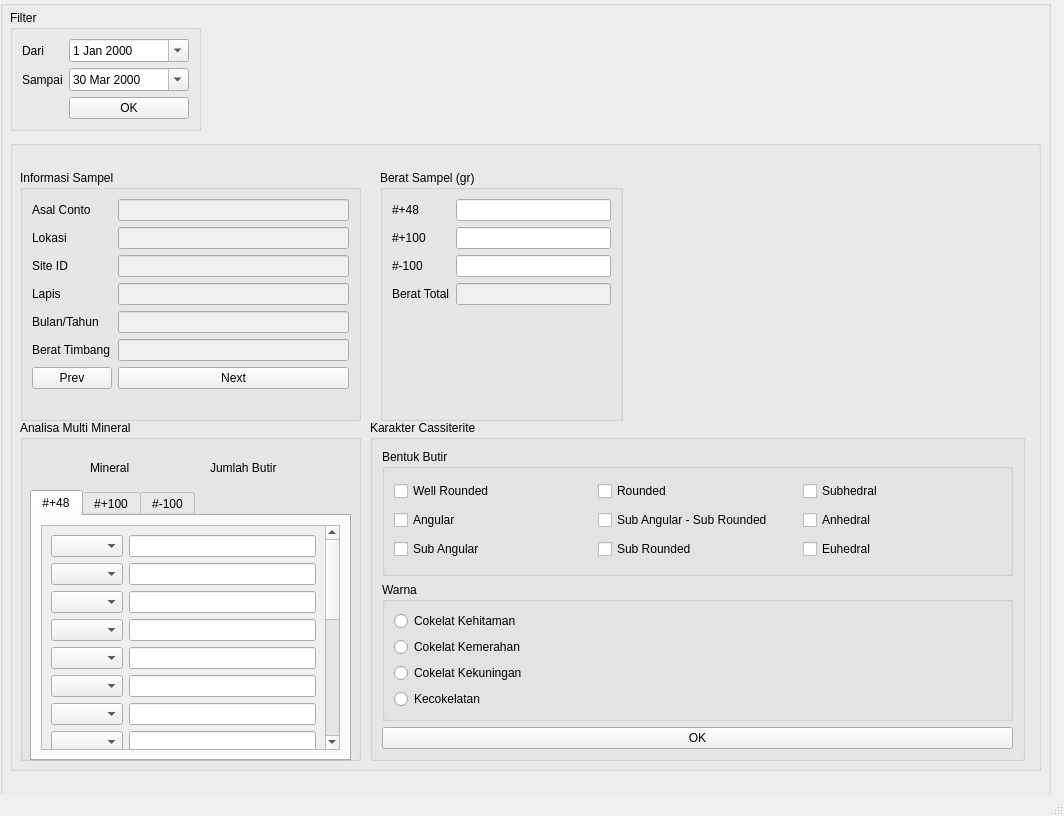
<?xml version="1.0" encoding="UTF-8"?>
<ui version="4.0">
 <class>MainWindow</class>
 <widget class="QMainWindow" name="MainWindow">
  <property name="geometry">
   <rect>
    <x>0</x>
    <y>0</y>
    <width>1064</width>
    <height>816</height>
   </rect>
  </property>
  <property name="windowTitle">
   <string>MainWindow</string>
  </property>
  <widget class="QWidget" name="centralwidget">
   <widget class="QGroupBox" name="groupBox">
    <property name="geometry">
     <rect>
      <x>0</x>
      <y>0</y>
      <width>1051</width>
      <height>831</height>
     </rect>
    </property>
    <property name="title">
     <string/>
    </property>
    <widget class="QGroupBox" name="mainGroup">
     <property name="geometry">
      <rect>
       <x>10</x>
       <y>140</y>
       <width>1031</width>
       <height>631</height>
      </rect>
     </property>
     <property name="title">
      <string/>
     </property>
     <widget class="QGroupBox" name="groupBox_karakter">
      <property name="geometry">
       <rect>
        <x>360</x>
        <y>280</y>
        <width>655</width>
        <height>341</height>
       </rect>
      </property>
      <property name="title">
       <string>Karakter Cassiterite</string>
      </property>
      <layout class="QVBoxLayout" name="verticalLayout">
       <item>
        <widget class="QGroupBox" name="groupBox_bentuk">
         <property name="title">
          <string>Bentuk Butir</string>
         </property>
         <layout class="QGridLayout" name="gridLayout">
          <item row="1" column="2">
           <widget class="QCheckBox" name="cbSASR">
            <property name="text">
             <string>Sub Angular - Sub Rounded</string>
            </property>
           </widget>
          </item>
          <item row="1" column="1">
           <widget class="QCheckBox" name="cbA">
            <property name="text">
             <string>Angular</string>
            </property>
           </widget>
          </item>
          <item row="0" column="2">
           <widget class="QCheckBox" name="cbR">
            <property name="text">
             <string>Rounded</string>
            </property>
           </widget>
          </item>
          <item row="0" column="1">
           <widget class="QCheckBox" name="cbWR">
            <property name="text">
             <string>Well Rounded</string>
            </property>
           </widget>
          </item>
          <item row="2" column="1">
           <widget class="QCheckBox" name="cbSA">
            <property name="text">
             <string>Sub Angular</string>
            </property>
           </widget>
          </item>
          <item row="2" column="2">
           <widget class="QCheckBox" name="cbSR">
            <property name="text">
             <string>Sub Rounded</string>
            </property>
           </widget>
          </item>
          <item row="0" column="3">
           <widget class="QCheckBox" name="cbSH">
            <property name="text">
             <string>Subhedral</string>
            </property>
           </widget>
          </item>
          <item row="1" column="3">
           <widget class="QCheckBox" name="cbAH">
            <property name="text">
             <string>Anhedral</string>
            </property>
           </widget>
          </item>
          <item row="2" column="3">
           <widget class="QCheckBox" name="cbE">
            <property name="text">
             <string>Euhedral</string>
            </property>
           </widget>
          </item>
         </layout>
        </widget>
       </item>
       <item>
        <widget class="QGroupBox" name="groupBox_warna">
         <property name="title">
          <string>Warna</string>
         </property>
         <layout class="QVBoxLayout" name="verticalLayout_2">
          <item>
           <widget class="QRadioButton" name="rbCH">
            <property name="text">
             <string>Cokelat Kehitaman</string>
            </property>
           </widget>
          </item>
          <item>
           <widget class="QRadioButton" name="rbCM">
            <property name="text">
             <string>Cokelat Kemerahan</string>
            </property>
           </widget>
          </item>
          <item>
           <widget class="QRadioButton" name="rbCK">
            <property name="text">
             <string>Cokelat Kekuningan</string>
            </property>
           </widget>
          </item>
          <item>
           <widget class="QRadioButton" name="rbC">
            <property name="text">
             <string>Kecokelatan</string>
            </property>
           </widget>
          </item>
         </layout>
        </widget>
       </item>
       <item>
        <widget class="QPushButton" name="btnOk">
         <property name="text">
          <string>OK</string>
         </property>
        </widget>
       </item>
      </layout>
     </widget>
     <widget class="QGroupBox" name="groupBox_berat">
      <property name="geometry">
       <rect>
        <x>370</x>
        <y>30</y>
        <width>243</width>
        <height>251</height>
       </rect>
      </property>
      <property name="title">
       <string>Berat Sampel (gr)</string>
      </property>
      <layout class="QFormLayout" name="formLayout_2">
       <item row="0" column="0">
        <widget class="QLabel" name="label_7">
         <property name="text">
          <string>#+48</string>
         </property>
        </widget>
       </item>
       <item row="0" column="1">
        <widget class="QLineEdit" name="txtBrtP48"/>
       </item>
       <item row="1" column="0">
        <widget class="QLabel" name="label_8">
         <property name="text">
          <string>#+100</string>
         </property>
        </widget>
       </item>
       <item row="1" column="1">
        <widget class="QLineEdit" name="txtBrtP100"/>
       </item>
       <item row="2" column="0">
        <widget class="QLabel" name="label_9">
         <property name="text">
          <string>#-100</string>
         </property>
        </widget>
       </item>
       <item row="2" column="1">
        <widget class="QLineEdit" name="txtBrtM100"/>
       </item>
       <item row="3" column="0">
        <widget class="QLabel" name="label_10">
         <property name="text">
          <string>Berat Total</string>
         </property>
        </widget>
       </item>
       <item row="3" column="1">
        <widget class="QLineEdit" name="txtTotBrt">
         <property name="enabled">
          <bool>false</bool>
         </property>
        </widget>
       </item>
       <item row="4" column="0" colspan="2">
        <widget class="QLabel" name="validation">
         <property name="text">
          <string/>
         </property>
         <property name="alignment">
          <set>Qt::AlignCenter</set>
         </property>
        </widget>
       </item>
      </layout>
     </widget>
     <widget class="QGroupBox" name="groupBox_mineral">
      <property name="geometry">
       <rect>
        <x>10</x>
        <y>280</y>
        <width>341</width>
        <height>341</height>
       </rect>
      </property>
      <property name="title">
       <string>Analisa Multi Mineral</string>
      </property>
      <widget class="QLabel" name="label_mineral">
       <property name="geometry">
        <rect>
         <x>70</x>
         <y>40</y>
         <width>44</width>
         <height>16</height>
        </rect>
       </property>
       <property name="text">
        <string>Mineral</string>
       </property>
       <property name="textFormat">
        <enum>Qt::AutoText</enum>
       </property>
      </widget>
      <widget class="QLabel" name="label_jml">
       <property name="geometry">
        <rect>
         <x>190</x>
         <y>40</y>
         <width>75</width>
         <height>16</height>
        </rect>
       </property>
       <property name="text">
        <string>Jumlah Butir</string>
       </property>
      </widget>
      <widget class="QTabWidget" name="tabMineral">
       <property name="geometry">
        <rect>
         <x>10</x>
         <y>70</y>
         <width>321</width>
         <height>271</height>
        </rect>
       </property>
       <property name="currentIndex">
        <number>0</number>
       </property>
       <widget class="QWidget" name="tab_P48">
        <attribute name="title">
         <string>#+48</string>
        </attribute>
        <layout class="QGridLayout" name="gridLayout_2">
         <item row="0" column="0">
          <widget class="QScrollArea" name="scrollArea_P48">
           <property name="widgetResizable">
            <bool>true</bool>
           </property>
           <widget class="QWidget" name="scrollAreaWidgetContents">
            <property name="geometry">
             <rect>
              <x>0</x>
              <y>0</y>
              <width>278</width>
              <height>550</height>
             </rect>
            </property>
            <layout class="QFormLayout" name="formLayout_5">
             <item row="0" column="0">
              <widget class="QComboBox" name="cbM1_P48"/>
             </item>
             <item row="0" column="1">
              <widget class="QLineEdit" name="leM01_P48"/>
             </item>
             <item row="1" column="0">
              <widget class="QComboBox" name="cbM2_P48"/>
             </item>
             <item row="1" column="1">
              <widget class="QLineEdit" name="leM02_P48"/>
             </item>
             <item row="2" column="0">
              <widget class="QComboBox" name="cbM3_P48"/>
             </item>
             <item row="2" column="1">
              <widget class="QLineEdit" name="leM03_P48"/>
             </item>
             <item row="4" column="0">
              <widget class="QComboBox" name="cbM4_P48"/>
             </item>
             <item row="4" column="1">
              <widget class="QLineEdit" name="leM04_P48"/>
             </item>
             <item row="5" column="0">
              <widget class="QComboBox" name="cbM5_P48"/>
             </item>
             <item row="5" column="1">
              <widget class="QLineEdit" name="leM05_P48"/>
             </item>
             <item row="6" column="1">
              <widget class="QLineEdit" name="leM06_P48"/>
             </item>
             <item row="7" column="0">
              <widget class="QComboBox" name="cbM7_P48"/>
             </item>
             <item row="7" column="1">
              <widget class="QLineEdit" name="leM07_P48"/>
             </item>
             <item row="8" column="0">
              <widget class="QComboBox" name="cbM8_P48"/>
             </item>
             <item row="8" column="1">
              <widget class="QLineEdit" name="leM08_P48"/>
             </item>
             <item row="9" column="0">
              <widget class="QComboBox" name="cbM9_P48"/>
             </item>
             <item row="9" column="1">
              <widget class="QLineEdit" name="leM09_P48"/>
             </item>
             <item row="10" column="0">
              <widget class="QComboBox" name="cbM10_P48"/>
             </item>
             <item row="10" column="1">
              <widget class="QLineEdit" name="leM10_P48"/>
             </item>
             <item row="11" column="0">
              <widget class="QComboBox" name="cbM11_P48"/>
             </item>
             <item row="11" column="1">
              <widget class="QLineEdit" name="leM11_P48"/>
             </item>
             <item row="12" column="0">
              <widget class="QComboBox" name="cbM12_P48"/>
             </item>
             <item row="12" column="1">
              <widget class="QLineEdit" name="leM12_P48"/>
             </item>
             <item row="13" column="0">
              <widget class="QComboBox" name="cbM13_P48"/>
             </item>
             <item row="13" column="1">
              <widget class="QLineEdit" name="leM13_P48"/>
             </item>
             <item row="14" column="0">
              <widget class="QComboBox" name="cbM14_P48"/>
             </item>
             <item row="14" column="1">
              <widget class="QLineEdit" name="leM14_P48"/>
             </item>
             <item row="15" column="0">
              <widget class="QComboBox" name="cbM15_P48"/>
             </item>
             <item row="15" column="1">
              <widget class="QLineEdit" name="leM15_P48"/>
             </item>
             <item row="16" column="0">
              <widget class="QComboBox" name="cbM16_P48"/>
             </item>
             <item row="16" column="1">
              <widget class="QLineEdit" name="leM16_P48"/>
             </item>
             <item row="17" column="0">
              <widget class="QComboBox" name="cbM17_P48"/>
             </item>
             <item row="17" column="1">
              <widget class="QLineEdit" name="leM17_P48"/>
             </item>
             <item row="18" column="0">
              <widget class="QComboBox" name="cbM18_P48"/>
             </item>
             <item row="18" column="1">
              <widget class="QLineEdit" name="leM18_P48"/>
             </item>
             <item row="19" column="0">
              <widget class="QComboBox" name="cbM19_P48"/>
             </item>
             <item row="19" column="1">
              <widget class="QLineEdit" name="leM19_P48"/>
             </item>
             <item row="6" column="0">
              <widget class="QComboBox" name="cbM6_P48"/>
             </item>
            </layout>
           </widget>
          </widget>
         </item>
        </layout>
       </widget>
       <widget class="QWidget" name="tab_P100">
        <attribute name="title">
         <string>#+100</string>
        </attribute>
        <layout class="QGridLayout" name="gridLayout_3">
         <item row="0" column="0">
          <widget class="QScrollArea" name="scrollArea_P100">
           <property name="widgetResizable">
            <bool>true</bool>
           </property>
           <widget class="QWidget" name="scrollAreaWidgetContents_2">
            <property name="geometry">
             <rect>
              <x>0</x>
              <y>0</y>
              <width>278</width>
              <height>550</height>
             </rect>
            </property>
            <layout class="QFormLayout" name="formLayout_6">
             <item row="0" column="0">
              <widget class="QComboBox" name="cbM1_P100"/>
             </item>
             <item row="0" column="1">
              <widget class="QLineEdit" name="leM01_P100"/>
             </item>
             <item row="1" column="0">
              <widget class="QComboBox" name="cbM2_P100"/>
             </item>
             <item row="1" column="1">
              <widget class="QLineEdit" name="leM02_P100"/>
             </item>
             <item row="2" column="0">
              <widget class="QComboBox" name="cbM3_P100"/>
             </item>
             <item row="2" column="1">
              <widget class="QLineEdit" name="leM03_P100"/>
             </item>
             <item row="4" column="0">
              <widget class="QComboBox" name="cbM4_P100"/>
             </item>
             <item row="4" column="1">
              <widget class="QLineEdit" name="leM04_P100"/>
             </item>
             <item row="5" column="0">
              <widget class="QComboBox" name="cbM5_P100"/>
             </item>
             <item row="5" column="1">
              <widget class="QLineEdit" name="leM05_P100"/>
             </item>
             <item row="6" column="1">
              <widget class="QLineEdit" name="leM06_P100"/>
             </item>
             <item row="7" column="0">
              <widget class="QComboBox" name="cbM7_P100"/>
             </item>
             <item row="7" column="1">
              <widget class="QLineEdit" name="leM07_P100"/>
             </item>
             <item row="8" column="0">
              <widget class="QComboBox" name="cbM8_P100"/>
             </item>
             <item row="8" column="1">
              <widget class="QLineEdit" name="leM08_P100"/>
             </item>
             <item row="9" column="0">
              <widget class="QComboBox" name="cbM9_P100"/>
             </item>
             <item row="9" column="1">
              <widget class="QLineEdit" name="leM09_P100"/>
             </item>
             <item row="10" column="0">
              <widget class="QComboBox" name="cbM10_P100"/>
             </item>
             <item row="10" column="1">
              <widget class="QLineEdit" name="leM10_P100"/>
             </item>
             <item row="11" column="0">
              <widget class="QComboBox" name="cbM11_P100"/>
             </item>
             <item row="11" column="1">
              <widget class="QLineEdit" name="leM11_P100"/>
             </item>
             <item row="12" column="0">
              <widget class="QComboBox" name="cbM12_P100"/>
             </item>
             <item row="12" column="1">
              <widget class="QLineEdit" name="leM12_P100"/>
             </item>
             <item row="13" column="0">
              <widget class="QComboBox" name="cbM13_P100"/>
             </item>
             <item row="13" column="1">
              <widget class="QLineEdit" name="leM13_P100"/>
             </item>
             <item row="14" column="0">
              <widget class="QComboBox" name="cbM14_P100"/>
             </item>
             <item row="14" column="1">
              <widget class="QLineEdit" name="leM14_P100"/>
             </item>
             <item row="15" column="0">
              <widget class="QComboBox" name="cbM15_P100"/>
             </item>
             <item row="15" column="1">
              <widget class="QLineEdit" name="leM15_P100"/>
             </item>
             <item row="16" column="0">
              <widget class="QComboBox" name="cbM16_P100"/>
             </item>
             <item row="16" column="1">
              <widget class="QLineEdit" name="leM16_P100"/>
             </item>
             <item row="17" column="0">
              <widget class="QComboBox" name="cbM17_P100"/>
             </item>
             <item row="17" column="1">
              <widget class="QLineEdit" name="leM17_P100"/>
             </item>
             <item row="18" column="0">
              <widget class="QComboBox" name="cbM18_P100"/>
             </item>
             <item row="18" column="1">
              <widget class="QLineEdit" name="leM18_P100"/>
             </item>
             <item row="19" column="0">
              <widget class="QComboBox" name="cbM19_P100"/>
             </item>
             <item row="19" column="1">
              <widget class="QLineEdit" name="leM19_P100"/>
             </item>
             <item row="6" column="0">
              <widget class="QComboBox" name="cbM6_P100"/>
             </item>
            </layout>
           </widget>
          </widget>
         </item>
        </layout>
       </widget>
       <widget class="QWidget" name="tab_M100">
        <attribute name="title">
         <string>#-100</string>
        </attribute>
        <layout class="QGridLayout" name="gridLayout_4">
         <item row="0" column="0">
          <widget class="QScrollArea" name="scrollArea_M100">
           <property name="widgetResizable">
            <bool>true</bool>
           </property>
           <widget class="QWidget" name="scrollAreaWidgetContents_3">
            <property name="geometry">
             <rect>
              <x>0</x>
              <y>0</y>
              <width>278</width>
              <height>550</height>
             </rect>
            </property>
            <layout class="QFormLayout" name="formLayout_7">
             <item row="0" column="0">
              <widget class="QComboBox" name="cbM1_M100"/>
             </item>
             <item row="0" column="1">
              <widget class="QLineEdit" name="leM01_M100"/>
             </item>
             <item row="1" column="0">
              <widget class="QComboBox" name="cbM2_M100"/>
             </item>
             <item row="1" column="1">
              <widget class="QLineEdit" name="leM02_M100"/>
             </item>
             <item row="2" column="0">
              <widget class="QComboBox" name="cbM3_M100"/>
             </item>
             <item row="2" column="1">
              <widget class="QLineEdit" name="leM03_M100"/>
             </item>
             <item row="4" column="0">
              <widget class="QComboBox" name="cbM4_M100"/>
             </item>
             <item row="4" column="1">
              <widget class="QLineEdit" name="leM04_M100"/>
             </item>
             <item row="5" column="0">
              <widget class="QComboBox" name="cbM5_M100"/>
             </item>
             <item row="5" column="1">
              <widget class="QLineEdit" name="leM05_M100"/>
             </item>
             <item row="6" column="1">
              <widget class="QLineEdit" name="leM06_M100"/>
             </item>
             <item row="7" column="0">
              <widget class="QComboBox" name="cbM7_M100"/>
             </item>
             <item row="7" column="1">
              <widget class="QLineEdit" name="leM07_M100"/>
             </item>
             <item row="8" column="0">
              <widget class="QComboBox" name="cbM8_M100"/>
             </item>
             <item row="8" column="1">
              <widget class="QLineEdit" name="leM08_M100"/>
             </item>
             <item row="9" column="0">
              <widget class="QComboBox" name="cbM9_M100"/>
             </item>
             <item row="9" column="1">
              <widget class="QLineEdit" name="leM09_M100"/>
             </item>
             <item row="10" column="0">
              <widget class="QComboBox" name="cbM10_M100"/>
             </item>
             <item row="10" column="1">
              <widget class="QLineEdit" name="leM10_M100"/>
             </item>
             <item row="11" column="0">
              <widget class="QComboBox" name="cbM11_M100"/>
             </item>
             <item row="11" column="1">
              <widget class="QLineEdit" name="leM11_M100"/>
             </item>
             <item row="12" column="0">
              <widget class="QComboBox" name="cbM12_M100"/>
             </item>
             <item row="12" column="1">
              <widget class="QLineEdit" name="leM12_M100"/>
             </item>
             <item row="13" column="0">
              <widget class="QComboBox" name="cbM13_M100"/>
             </item>
             <item row="13" column="1">
              <widget class="QLineEdit" name="leM13_M100"/>
             </item>
             <item row="14" column="0">
              <widget class="QComboBox" name="cbM14_M100"/>
             </item>
             <item row="14" column="1">
              <widget class="QLineEdit" name="leM14_M100"/>
             </item>
             <item row="15" column="0">
              <widget class="QComboBox" name="cbM15_M100"/>
             </item>
             <item row="15" column="1">
              <widget class="QLineEdit" name="leM15_M100"/>
             </item>
             <item row="16" column="0">
              <widget class="QComboBox" name="cbM16_M100"/>
             </item>
             <item row="16" column="1">
              <widget class="QLineEdit" name="leM16_M100"/>
             </item>
             <item row="17" column="0">
              <widget class="QComboBox" name="cbM17_M100"/>
             </item>
             <item row="17" column="1">
              <widget class="QLineEdit" name="leM17_M100"/>
             </item>
             <item row="18" column="0">
              <widget class="QComboBox" name="cbM18_M100"/>
             </item>
             <item row="18" column="1">
              <widget class="QLineEdit" name="leM18_M100"/>
             </item>
             <item row="19" column="0">
              <widget class="QComboBox" name="cbM19_M100"/>
             </item>
             <item row="19" column="1">
              <widget class="QLineEdit" name="leM19_M100"/>
             </item>
             <item row="6" column="0">
              <widget class="QComboBox" name="cbM6_M100"/>
             </item>
            </layout>
           </widget>
          </widget>
         </item>
        </layout>
       </widget>
      </widget>
     </widget>
     <widget class="QGroupBox" name="groupBox_infoSampel">
      <property name="geometry">
       <rect>
        <x>10</x>
        <y>30</y>
        <width>341</width>
        <height>251</height>
       </rect>
      </property>
      <property name="title">
       <string>Informasi Sampel</string>
      </property>
      <layout class="QFormLayout" name="formLayout">
       <item row="0" column="0">
        <widget class="QLabel" name="label">
         <property name="text">
          <string>Asal Conto</string>
         </property>
         <property name="alignment">
          <set>Qt::AlignLeading|Qt::AlignLeft|Qt::AlignVCenter</set>
         </property>
        </widget>
       </item>
       <item row="0" column="1">
        <widget class="QLineEdit" name="txtAsal">
         <property name="enabled">
          <bool>false</bool>
         </property>
        </widget>
       </item>
       <item row="1" column="0">
        <widget class="QLabel" name="label_2">
         <property name="text">
          <string>Lokasi</string>
         </property>
        </widget>
       </item>
       <item row="1" column="1">
        <widget class="QLineEdit" name="txtLok">
         <property name="enabled">
          <bool>false</bool>
         </property>
        </widget>
       </item>
       <item row="2" column="0">
        <widget class="QLabel" name="label_3">
         <property name="text">
          <string>Site ID</string>
         </property>
        </widget>
       </item>
       <item row="2" column="1">
        <widget class="QLineEdit" name="txtSiteID">
         <property name="enabled">
          <bool>false</bool>
         </property>
        </widget>
       </item>
       <item row="3" column="0">
        <widget class="QLabel" name="label_4">
         <property name="text">
          <string>Lapis</string>
         </property>
        </widget>
       </item>
       <item row="3" column="1">
        <widget class="QLineEdit" name="txtLapis">
         <property name="enabled">
          <bool>false</bool>
         </property>
        </widget>
       </item>
       <item row="4" column="0">
        <widget class="QLabel" name="label_5">
         <property name="text">
          <string>Bulan/Tahun</string>
         </property>
        </widget>
       </item>
       <item row="4" column="1">
        <widget class="QLineEdit" name="txtBulan">
         <property name="enabled">
          <bool>false</bool>
         </property>
        </widget>
       </item>
       <item row="5" column="0">
        <widget class="QLabel" name="label_6">
         <property name="text">
          <string>Berat Timbang</string>
         </property>
        </widget>
       </item>
       <item row="5" column="1">
        <widget class="QLineEdit" name="txtBrtTbg">
         <property name="enabled">
          <bool>false</bool>
         </property>
        </widget>
       </item>
       <item row="6" column="0">
        <widget class="QPushButton" name="btnPrev">
         <property name="text">
          <string>Prev</string>
         </property>
        </widget>
       </item>
       <item row="6" column="1">
        <widget class="QPushButton" name="btnNext">
         <property name="text">
          <string>Next</string>
         </property>
        </widget>
       </item>
      </layout>
     </widget>
    </widget>
    <widget class="QGroupBox" name="groupBox_8">
     <property name="geometry">
      <rect>
       <x>10</x>
       <y>10</y>
       <width>191</width>
       <height>121</height>
      </rect>
     </property>
     <property name="title">
      <string>Filter</string>
     </property>
     <layout class="QFormLayout" name="formLayout_3">
      <item row="0" column="0">
       <widget class="QLabel" name="label_13">
        <property name="text">
         <string>Dari</string>
        </property>
       </widget>
      </item>
      <item row="0" column="1">
       <widget class="QDateEdit" name="tglDari">
        <property name="calendarPopup">
         <bool>true</bool>
        </property>
       </widget>
      </item>
      <item row="1" column="0">
       <widget class="QLabel" name="label_14">
        <property name="text">
         <string>Sampai</string>
        </property>
       </widget>
      </item>
      <item row="2" column="1">
       <widget class="QPushButton" name="pushButton">
        <property name="text">
         <string>OK</string>
        </property>
       </widget>
      </item>
      <item row="1" column="1">
       <widget class="QDateEdit" name="tglSampai">
        <property name="dateTime">
         <datetime>
          <hour>20</hour>
          <minute>0</minute>
          <second>0</second>
          <year>2000</year>
          <month>3</month>
          <day>30</day>
         </datetime>
        </property>
        <property name="calendarPopup">
         <bool>true</bool>
        </property>
       </widget>
      </item>
     </layout>
    </widget>
   </widget>
  </widget>
  <widget class="QMenuBar" name="menubar">
   <property name="geometry">
    <rect>
     <x>0</x>
     <y>0</y>
     <width>1064</width>
     <height>22</height>
    </rect>
   </property>
  </widget>
  <widget class="QStatusBar" name="statusbar"/>
 </widget>
 <resources/>
 <connections/>
</ui>
